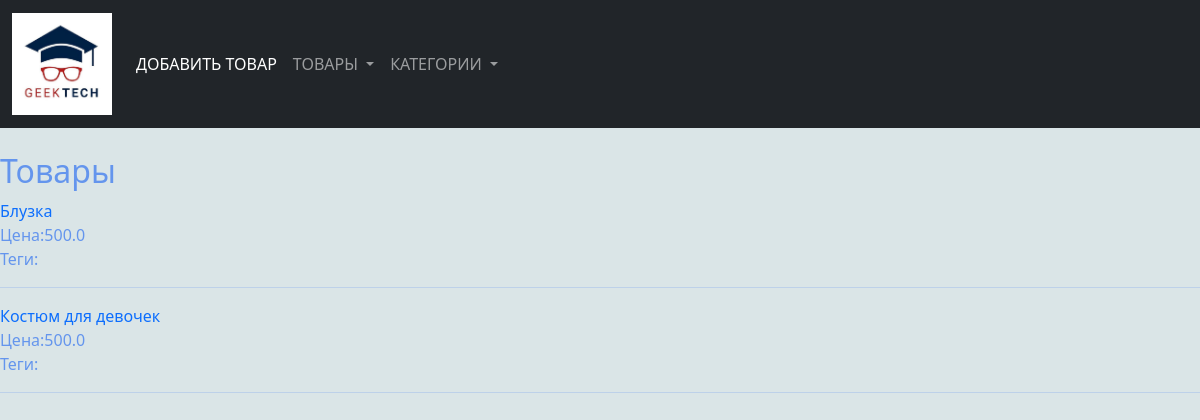
The app's page /Category/7/ with its own data.
### product/models.py (models this page shows, shortened)
class Products(models.Model):
    title = models.CharField(max_length=100, verbose_name="Заголовок")
    description = models.TextField(null=True,blank=True,verbose_name="Описание")
    price = models.FloatField(verbose_name="Цена")
    category = models.ForeignKey(Category,on_delete=models.CASCADE,verbose_name="Категория")
    tags = models.ManyToManyField(Tag, blank=True,verbose_name="Теги")
    class Meta:
        verbose_name = "Продукт"
        verbose_name_plural = "Продукты"

### product/views.py (the view)
# urls.py: path("Category/<int:Category_id>/",views.category_item_views),
def category_item_views(request,Category_id):
    prod = Products.objects.filter(category_id=Category_id)
    category=Category.objects.all()
    produts = Products.objects.all()
    data = {
        "product_list":prod,
        "Category_list": category,
        "Product_list":produts
    }
    return render(request, "item.html", context=data)

### templates/item.html
{% extends "layout.html"%}
{% block content %}
<body>
<h2>Товары</h2>
{% for product in product_list%}
    <a href="/products/{{ product.id}}/"> {{ product.title}}</a><br/>
    <span>Цена:{{ product.price }}</span>
    <br>
    <span>Теги:{%for tag in product.tags.all %} {{ tag.name }}{%endfor%}</span>
    <hr/>
{% endfor %}
</body>
{%endblock%}

### product/static/CSS/style.css (style rules this page uses)
body { background-color: #dae5e7; color: cornflowerblue; }
a { text-decoration:none ; }

### records on screen
Products: title "Блузка", price "500.0"
Products: title "Костюм для девочек", price "500.0"
